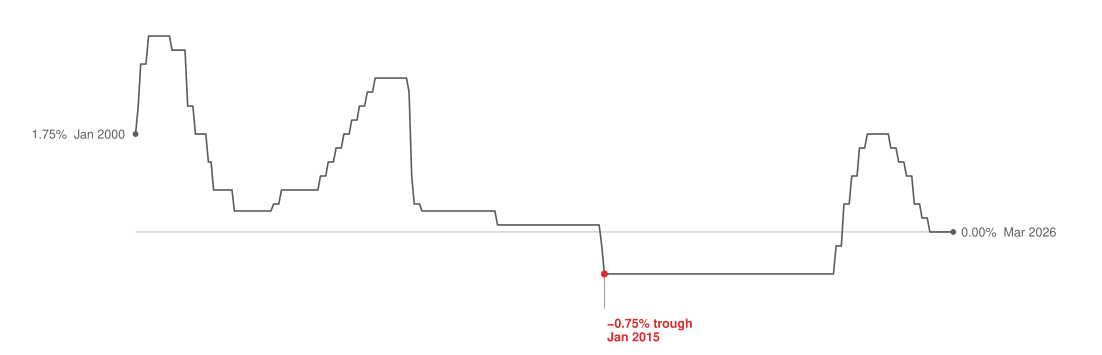

Generate this figure with R:
# Task 7 v10 — SNB policy rate, 2000-2026 (three-anchor sparkline).
# v10 drops the "3.50% pre-GFC high (Jun 2000)" callout that v9 still kept.
#   Rationale (user request, pushing data-ink further): three labelled
#   anchors are enough to calibrate the whole vertical scale, so the peaks
#   no longer need their own labels — the eye reads them by proportion:
#     * 1.75% Jan 2000 (start) and -0.75% Jan 2015 (trough) bracket the
#       0.00% baseline, fixing three reference heights.
#     * the 2000 peak sits at ~2x the start height -> ~3.5%;
#     * the 2023 bump sits at the same height as the start -> ~1.75%;
#     * the 2007 peak sits between them -> ~2.75%.
#   So the reader can gauge every high/low from start + trough + end alone.
#
#   KEPT (the three magnitude anchors — the only value references on an
#   axis-free sparkline, so each label IS data-ink):
#     * 1.75% Jan 2000 — left endpoint (start)
#     * -0.75% trough, Jan 2015 — global minimum (single red accent)
#     * 0.00% Mar 2026 — right endpoint (current value)
#   The pre-GFC high and the 2023 rebound now live only in the Quarto
#   subtitle prose, not on the chart. Top y-limit lowered 4.9 -> 3.9 since
#   the lifted 3.50% label no longer needs headroom.
#
# Lineage: v9 cut the 2007 landmark + 2023 hike labels; v8 made callouts
#   consistent with leaders; v7 fixed the 3.50% max labelling; see v9/v8.
#
# Source: Swiss National Bank, "Official rates of the SNB" cube `snboffzisa`,
# data portal data.snb.ch. Splice: LIBOR target band mid (UG0+OG0)/2 for
# pre-Jun-2019 + SNB Leitzins (LZ) for Jun-2019 onward.

setwd("/Users/alexanderweber/Documents/hsg/6_semester/data_visualization_with_ai")

suppressPackageStartupMessages({
  library(dplyr)
  library(readr)
  library(tidyr)
  library(ggplot2)
})

source("design_system.R")

chart_family <- ""

raw <- read_delim(
  "data/task_07/snboffzisa.csv",
  delim = ";",
  skip  = 3,
  col_types = cols(Date = col_character(),
                   D0   = col_character(),
                   Value = col_character()),
  show_col_types = FALSE
) %>%
  mutate(date  = as.Date(paste0(Date, "-15")),
         Value = suppressWarnings(as.numeric(Value)))

band_mid <- raw %>%
  filter(D0 %in% c("UG0", "OG0")) %>%
  select(date, D0, Value) %>%
  pivot_wider(names_from = D0, values_from = Value) %>%
  mutate(rate = (UG0 + OG0) / 2) %>%
  filter(!is.na(rate), date < as.Date("2019-06-01")) %>%
  select(date, rate)

leitzins <- raw %>%
  filter(D0 == "LZ", !is.na(Value), date >= as.Date("2019-06-01")) %>%
  select(date, rate = Value)

policy <- bind_rows(band_mid, leitzins) %>%
  arrange(date) %>%
  filter(date >= as.Date("2000-01-01"))

cat("Series rows:", nrow(policy),
    " range:", as.character(min(policy$date)), "to",
                as.character(max(policy$date)), "\n")
cat("Trough:", min(policy$rate),
    " peak:", max(policy$rate), "\n")

# Three anchors only: two endpoints + the global minimum.
ann <- tibble::tribble(
  ~date,                  ~rate,  ~label,                          ~lbl_x,                   ~lbl_y,  ~role,
  as.Date("2000-01-15"),   1.75,  "1.75%  Jan 2000",               as.Date("1999-09-15"),     1.75,   "endpoint_left",
  as.Date("2015-01-15"),  -0.75,  "-0.75% trough\nJan 2015",       as.Date("2015-02-15"),    -1.55,   "trough",
  as.Date("2026-03-15"),   0.00,  "0.00%  Mar 2026",               as.Date("2026-06-15"),     0.00,   "endpoint_right"
)

# Leader: thin short connector from the offset trough label back to its
# data point. `gap_y` is the breathing space left between label and leader.
gap_y <- 0.18
leaders <- ann %>%
  filter(role == "trough") %>%
  mutate(x = date, xend = date, y = rate,
         yend = lbl_y - ifelse(lbl_y > rate, gap_y, -gap_y))

p <- ggplot(policy, aes(x = date, y = rate)) +
  annotate("segment",
           x = min(policy$date), xend = max(policy$date),
           y = 0, yend = 0,
           color = pg_palette$dark_quartz, linewidth = 0.25) +
  geom_segment(data = leaders,
               aes(x = x, xend = xend, y = y, yend = yend),
               color = pg_palette$alloy, linewidth = 0.2,
               inherit.aes = FALSE) +
  geom_line(color = pg_palette$alloy, linewidth = 0.55) +
  geom_point(data = ann %>% filter(!role %in% c("trough")),
             aes(x = date, y = rate),
             color = pg_palette$alloy, size = 1.3) +
  geom_point(data = ann %>% filter(role == "trough"),
             aes(x = date, y = rate),
             color = pg_palette$heritage_red, size = 1.7) +
  geom_text(data = ann %>% filter(role == "endpoint_left"),
            aes(x = lbl_x, y = lbl_y, label = label),
            family = chart_family, size = 3.0,
            color = pg_palette$alloy,
            hjust = 1, vjust = 0.5) +
  geom_text(data = ann %>% filter(role == "endpoint_right"),
            aes(x = lbl_x, y = lbl_y, label = label),
            family = chart_family, size = 3.0,
            color = pg_palette$alloy,
            hjust = 0, vjust = 0.5) +
  geom_text(data = ann %>% filter(role == "trough"),
            aes(x = lbl_x, y = lbl_y, label = label),
            family = chart_family, size = 3.0,
            color = pg_palette$heritage_red,
            hjust = 0, vjust = 1, fontface = "bold",
            lineheight = 0.95) +
  scale_x_date(expand = expansion(mult = c(0.10, 0.12))) +
  scale_y_continuous(limits = c(-2.0, 3.9),
                     expand = expansion(mult = c(0, 0))) +
  coord_cartesian(clip = "off") +
  labs(x = NULL, y = NULL) +
  theme_void(base_family = chart_family) +
  theme(plot.margin = margin(t = 10, r = 30, b = 8, l = 30))

out_pdf <- "iterations/task_07/v10/snb_rate_v10.pdf"
ggsave(out_pdf, p, width = 28, height = 9, units = "cm", device = "pdf")
cat("Saved:", out_pdf, "\n")
